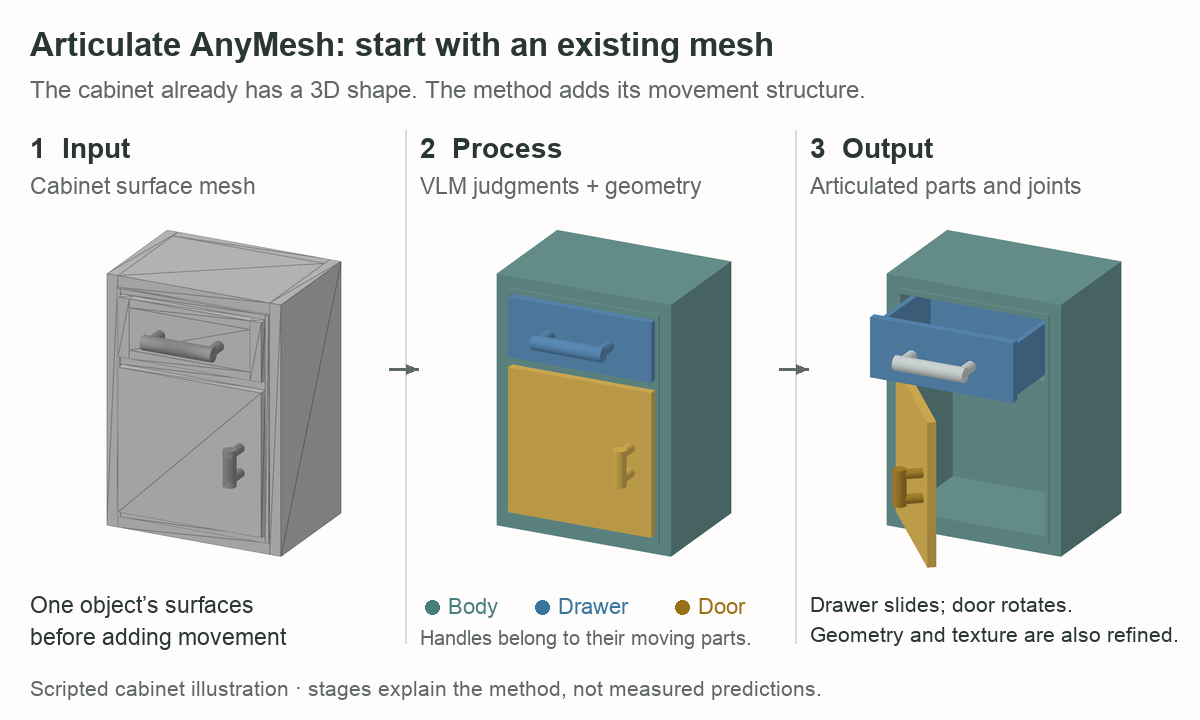
#> input picture book/assets/automatic-articulation/anymesh-cabinet.png, 1200 x 720 px
$ python draw_diagram_panels.py
#> lines starting #> are read from the running program, lines starting #| are printed output that depends on the picture
### scripts/shared_cabinet.py
#!/usr/bin/env python3
"""Canonical teaching cabinet: deterministic geometry shared by book figures.

Coordinates (metres): X right, -Y front, Z up. ``drawer`` is its opening in
metres along -Y; ``door`` is the outward opening angle in DEGREES. The body is
fixed. Handles are rigid pieces of their owners, so the cabinet has two DOF.

``BOX_PARTS`` and ``CYLINDER_PARTS`` describe the closed pose. ``mesh(n=32,
drawer=0, door=0)`` returns aligned numpy arrays: triangles [T,3,3], colors
[T,3] in 0..255, groups [T], and names [T]. Every individual primitive has a
closed, outward-wound surface. Adjacent panels may share their boundary.

The five flush pieces of the drawer front retain the teaching file labels
original-34/36/37/35/40.obj. These labels preserve the five-files/one-part
lesson; this newly constructed cabinet is not the original dataset mesh.
"""
from dataclasses import dataclass
from typing import Optional
import math
import numpy as np

TEAL = (108, 153, 150)
BLUE = (91, 141, 184)
GOLD = (219, 181, 85)
SILVER = (207, 216, 215)
HANDLE_GOLD = (177, 136, 47)
HINGE = np.array([-.51, -.46, 0.])
DRAWER_LIMIT = .76
DOOR_LIMIT = 90.


def _box(name, lo, hi, color, group='body', original_file=None):
    result = dict(kind='box', name=name, lo=lo, hi=hi, color=color, group=group)
    if original_file:
        result['original_file'] = original_file
    return result


BOX_PARTS = [
    _box('body-left-wall', (-.62,-.43,-.86), (-.54,.43,.86), TEAL),
    _box('body-right-wall', (.54,-.43,-.86), (.62,.43,.86), TEAL),
    _box('body-back', (-.54,.35,-.86), (.54,.43,.86), TEAL),
    _box('body-bottom', (-.54,-.43,-.86), (.54,.35,-.78), TEAL),
    _box('body-top', (-.54,-.43,.78), (.54,.35,.86), TEAL),
    _box('body-divider-shelf', (-.54,-.43,.28), (.54,.35,.32), TEAL),
    _box('body-left-frame', (-.54,-.445,-.78), (-.515,-.40,.78), TEAL),
    _box('body-right-frame', (.515,-.445,-.78), (.54,-.40,.78), TEAL),
    _box('body-lower-frame', (-.515,-.445,-.78), (.515,-.40,-.735), TEAL),
    _box('body-upper-frame', (-.515,-.445,.745), (.515,-.40,.78), TEAL),
    _box('body-middle-frame', (-.515,-.445,.265), (.515,-.40,.325), TEAL),
    _box('drawer-front-top-rail', (-.43,-.49,.68), (.43,-.43,.74), BLUE, 'drawer', 'original-34.obj'),
    _box('drawer-front-bottom-rail', (-.43,-.49,.33), (.43,-.43,.39), BLUE, 'drawer', 'original-36.obj'),
    _box('drawer-front-left-stile', (-.51,-.49,.33), (-.43,-.43,.74), BLUE, 'drawer', 'original-37.obj'),
    _box('drawer-front-right-stile', (.43,-.49,.33), (.51,-.43,.74), BLUE, 'drawer', 'original-35.obj'),
    _box('drawer-front-center', (-.43,-.49,.39), (.43,-.43,.68), BLUE, 'drawer', 'original-40.obj'),
    _box('drawer-floor', (-.49,-.43,.35), (.49,.30,.39), BLUE, 'drawer'),
    _box('drawer-left-wall', (-.49,-.43,.39), (-.455,.30,.70), BLUE, 'drawer'),
    _box('drawer-right-wall', (.455,-.43,.39), (.49,.30,.70), BLUE, 'drawer'),
    _box('drawer-back', (-.455,.265,.39), (.455,.30,.70), BLUE, 'drawer'),
    _box('door-panel', (-.51,-.49,-.73), (.51,-.43,.26), GOLD, 'door'),
]


def _cylinder(name, start, end, radius, color, group):
    return dict(kind='cylinder', name=name, start=start, end=end,
                radius=radius, color=color, group=group)


CYLINDER_PARTS = [
    _cylinder('drawer-handle-grip', (-.25,-.65,.53), (.25,-.65,.53), .05, SILVER, 'drawer'),
    _cylinder('drawer-handle-left-support', (-.21,-.49,.53), (-.21,-.65,.53), .036, SILVER, 'drawer'),
    _cylinder('drawer-handle-right-support', (.21,-.49,.53), (.21,-.65,.53), .036, SILVER, 'drawer'),
    _cylinder('door-handle-grip', (.36,-.64,-.35), (.36,-.64,-.10), .045, HANDLE_GOLD, 'door'),
    _cylinder('door-handle-lower-support', (.36,-.49,-.31), (.36,-.64,-.31), .032, HANDLE_GOLD, 'door'),
    _cylinder('door-handle-upper-support', (.36,-.49,-.14), (.36,-.64,-.14), .032, HANDLE_GOLD, 'door'),
]
PARTS = BOX_PARTS + CYLINDER_PARTS
PART_BY_NAME = {part['name']: part for part in PARTS}


# [49 lines left out: functions pose_transform, _cylinder_basis, part_triangles, not called in this run]


@dataclass
class CabinetMesh:
    triangles: np.ndarray
    colors: np.ndarray
    groups: np.ndarray
    names: np.ndarray


# [46 lines left out: functions mesh, field, not called in this run]


@dataclass
class GaussianSamples:
    centers: np.ndarray
    covariances: np.ndarray
    colors: np.ndarray
    opacities: np.ndarray
    groups: np.ndarray
    names: np.ndarray
    normals: np.ndarray


# [68 lines left out: functions gaussians, validate, not called in this run]


# [3 lines that do not run on import are left out]

### scripts/draw_diagram_panels.py
#!/usr/bin/env python3
"""Export cabinet-only panels for the native HTML diagrams.

Crops retain the geometry and spatial guides from the original scripted plates.
All headings, stages, explanations and connections are now native page content.
"""
from pathlib import Path
from PIL import Image
from draw_simulation_platforms import cabinet, kitchen

ASSETS = Path(__file__).resolve().parents[1]/'book/assets'
OUT = ASSETS/'diagram-panels'


def main():
    OUT.mkdir(exist_ok=True)
    def crop(source, rect, name):
#> called with rect = (30, 211, 390, 585), name = 'anymesh-input'
        with Image.open(ASSETS/source) as im:
#> im is the input picture: PIL image 1200x720 RGB; mean R, G, B 215.1, 218.5, 214.9
            im.crop(rect).save(OUT/(name+'.png'))
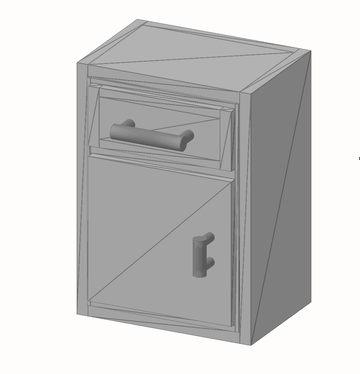
#> saved as anymesh-input.png: PIL image 360x374 RGB; mean R, G, B 201.6, 201.1, 200.1
    for name,x in [('anymesh-input',30),('anymesh-parts',420),('articulated-output',810)]:
        crop('automatic-articulation/anymesh-cabinet.png',(x,211,x+360,585),name)
    crop('automatic-articulation/urdformer-cabinet.png',(30,211,390,585),'detected-parts')
#> call 4 of crop, with rect = (30, 211, 390, 585), name = 'detected-parts'
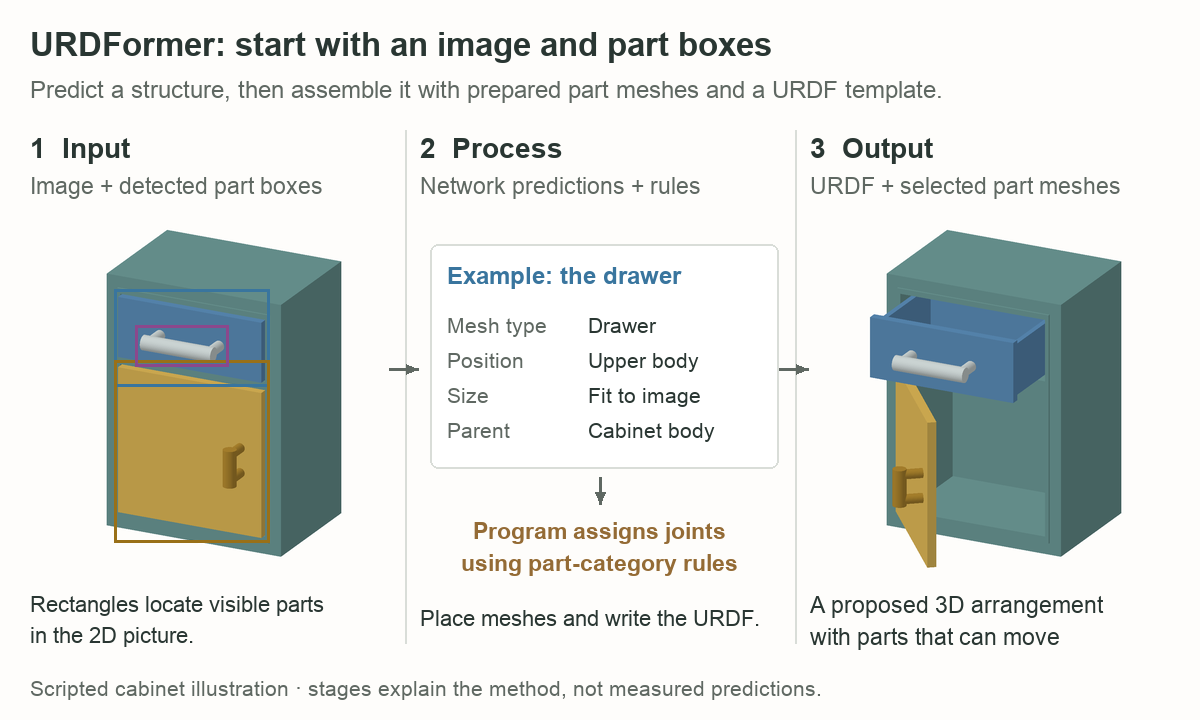
#> input picture book/assets/automatic-articulation/urdformer-cabinet.png, 1200 x 720 px
#> in crop, im is the input picture: PIL image 1200x720 RGB; mean R, G, B 222, 225.1, 221.2
#> in crop (call 4), `im.crop(rect).save(OUT/(name+'.png'))`:
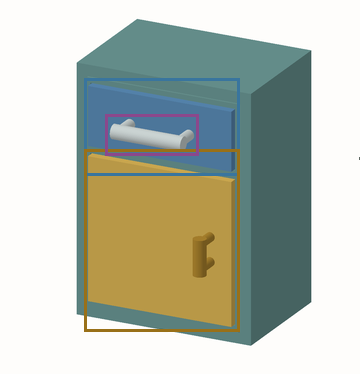
#> saved as detected-parts.png: PIL image 360x374 RGB; mean R, G, B 184.1, 189.4, 176.4
    for method in ('anymesh','urdformer'):
        for part,x in [('drawer',30),('door',630)]:
            crop(f'automatic-articulation/{method}-joints.png',(x,275,x+540,647),f'{method}-{part}')
    crop('automatic-articulation/cabinet-output.png',(30,132,530,582),'cabinet-structure')
    for name,q in [('physics-current',.12),('physics-next',.23),('task-open',.70)]:
        cabinet(q).save(OUT/(name+'.png'))
    for i in range(3):
        kitchen(i).save(OUT/f'kitchen-{i}.png')
    print('Exported 15 scripted cabinet panels for responsive diagrams.')


if __name__ == '__main__':
#> (the run stopped early here; a loop or call above may not have finished)
